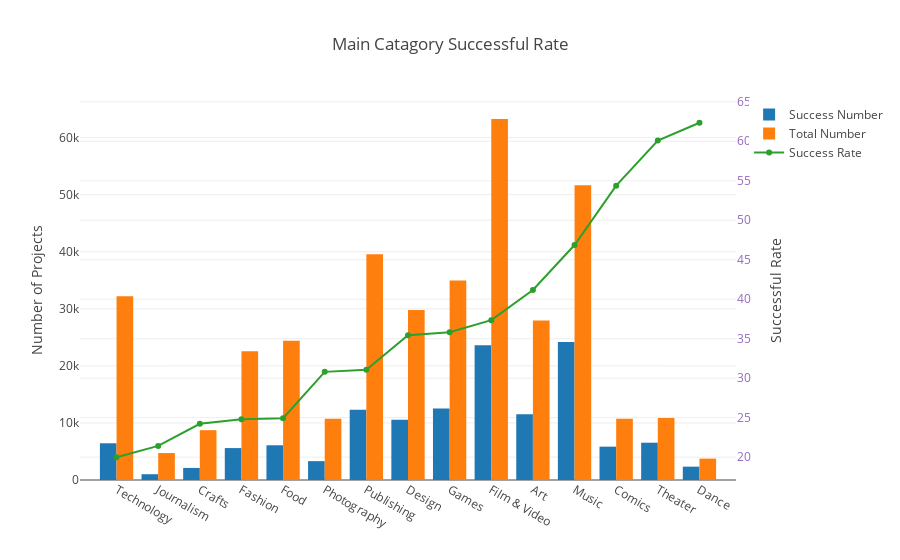

Write notebook code for a chart like this one.
### Code cell
iplot(go.Figure(data = gdata, 
        layout = go.Layout(
            title='Main Catagory Successful Rate',
        yaxis=dict(
            title='Number of Projects'
        ),
        yaxis2=dict(
            title='Successful Rate',
            tickfont=dict(
                color='rgb(148, 103, 189)'
            ),
            overlaying='y',
            side='right'
        )
        )
     )
     )

### Figure 1 — Plotly figure (JSON) as saved in the notebook; plotly's stock layout.template omitted (floating-point values rounded to 4 significant figures)
{"data": [{"name": "Success Number", "type": "bar", "uid": "1ee613b0-5b78-4f4b-81a6-d5e38620b240", "x": ["Technology", "Journalism", "Crafts", "Fashion", "Food", "Photography", "Publishing", "Design", "Games", "Film & Video", "Art", "Music", "Comics", "Theater", "Dance"], "y": [6434, 1012, 2115, 5593, 6085, 3305, 12300, 10550, 12518, 23623, 11510, 24197, 5842, 6534, 2338]}, {"name": "Total Number", "type": "bar", "uid": "14b00350-15be-4347-9bbc-c5b8532d7a97", "x": ["Technology", "Journalism", "Crafts", "Fashion", "Food", "Photography", "Publishing", "Design", "Games", "Film & Video", "Art", "Music", "Comics", "Theater", "Dance"], "y": [32192, 4724, 8733, 22566, 24418, 10731, 39575, 29765, 34944, 63253, 27959, 51637, 10743, 10872, 3750]}, {"name": "Success Rate", "type": "scatter", "uid": "915f2311-05f2-4e17-b095-4f991ece59d9", "x": ["Technology", "Journalism", "Crafts", "Fashion", "Food", "Photography", "Publishing", "Design", "Games", "Film & Video", "Art", "Music", "Comics", "Theater", "Dance"], "y": [19.99, 21.42, 24.22, 24.79, 24.92, 30.8, 31.08, 35.44, 35.82, 37.35, 41.17, 46.86, 54.38, 60.1, 62.35], "yaxis": "y2"}], "layout": {"title": "Main Catagory Successful Rate", "yaxis": {"title": "Number of Projects"}, "yaxis2": {"overlaying": "y", "side": "right", "tickfont": {"color": "rgb(148, 103, 189)"}, "title": "Successful Rate"}}}
